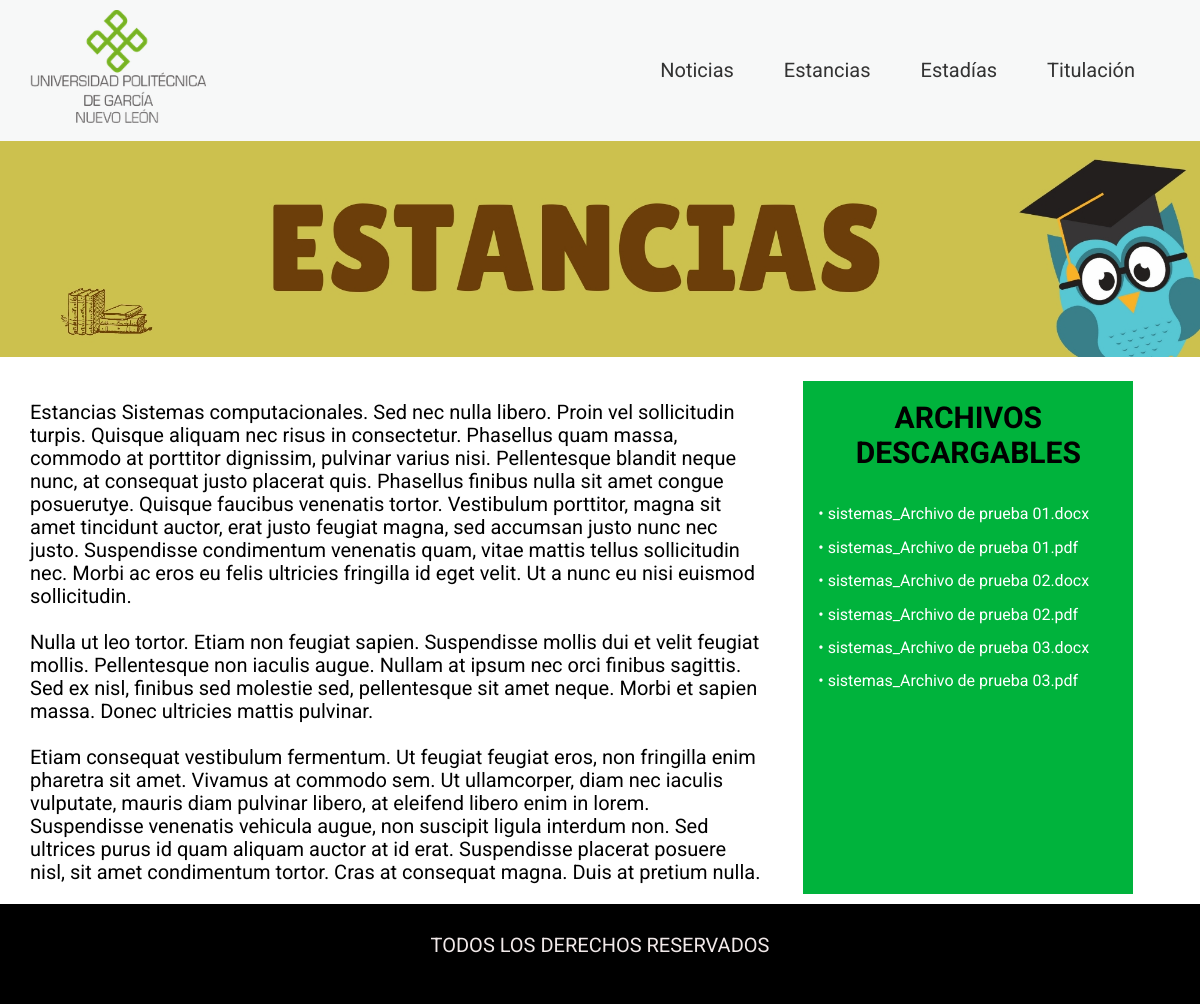
The app's page /portalCoordinadoresUPG/seccion.php?carrera=sistemas&seccion=estancias with its own data.
### tables this page shows
CREATE TABLE `secciones` (
  `id` int(11) DEFAULT NULL,
  `carrera` varchar(100) DEFAULT NULL,
  `seccion` varchar(100) DEFAULT NULL,
  `imagen` varchar(200) DEFAULT NULL,
  `texto` longtext,
  `archivo` text
);

### portalCoordinadoresUPG/seccion.php (the view, shortened to what this page needs)
<?php
    $carrera = $_GET['carrera'];
    $seccion = $_GET['seccion'];
    $db = conectarDB();
    $query = "SELECT * FROM secciones WHERE carrera = '${carrera}' AND seccion = '${seccion}';";
    $resultado = mysqli_query($db, $query);
    $pagina = mysqli_fetch_assoc($resultado);
    $archivosIndividuales = explode(",", $pagina['archivo']);
?>
<!DOCTYPE html>
<html lang="en">
<head>
    <link rel="stylesheet" href="build/css/app.css">
</head>
<body>
<?php require 'includes/templates/header.php';?>
<img src="imagenes/principal-<?php echo $seccion . '.jpg';?>" alt="Banner Principal">
    <section class="seccion-secciones">
        <div class="contenedor contenido-secciones">
            <div class="textos-seccion">
                <p class="texto-seccion"><?php echo str_replace("\n", "<br>", $pagina['texto']); ?></p>
            </div>
            <div class="archivos">
                <h3 class="titulo-archivos">Archivos Descargables</h3>
                <?php if($pagina['archivo']) :?>
                    <?php foreach ($archivosIndividuales as $arch => $archi): ?>
                        <a class="link-archivos" target="_blank" href="archivos/<?php echo $archi;?>">&#8226; <?php echo $archi;?></a>
                    <?php endforeach;?>
                <?php endif;?>
            </div>
        </div>
    </section>
    <?php include 'includes/templates/footer.php'; ?>
</body>
</html>

### portalCoordinadoresUPG/build/css/app.css (style rules this page uses)
html { line-height: 1.15; -webkit-text-size-adjust: 100%; }
body { margin: 0; }
a { background-color: transparent; }
img { border-style: none; }
html { font-size: 62.5%; box-sizing: border-box; scroll-behavior: smooth; }
*, *:before, *:after { box-sizing: inherit; }
body { font-family: "Roboto", sans-serif; font-size: 1.6rem; }
p { font-size: 2rem; color: #000; }
.contenedor { max-width: 120rem; width: 95%; margin: 0 auto; }
a { text-decoration: none; }
img { max-width: 100%; }
h1, h2, h3 { margin: 0; }
h3 { font-size: 3rem; text-align: center; }
.contenido-secciones { padding-top: 2rem; }
@media (min-width: 768px) { .contenido-secciones { display: grid; gap: 2rem; grid-template-columns: repeat(3, 1fr); } }
@media (min-width: 768px) { .contenido-secciones .textos-seccion { padding-right: 2rem; grid-column: 1/3; } }
.contenido-secciones .archivos { display: block; min-height: 30rem; background-color: #00b33c; padding-bottom: 3rem; margin-bottom: 1rem; }
@media (min-width: 768px) { .contenido-secciones .archivos { max-width: 90%; } }
.contenido-secciones .titulo-archivos { text-transform: uppercase; padding: 2rem 0; }
.contenido-secciones .link-archivos { display: block; padding: 1.5rem 0 0 1.5rem; color: #FFF; }

### records on screen
secciones: texto "Estancias Sistemas computacionales. Sed nec nulla libero. Proin vel sollicitudin turpis. Quisque aliquam nec risus in consectetur. Phasellus quam massa, commodo at porttitor dignissim, pulvinar varius nisi. Pellentesque blandit neque nunc, at consequat justo placerat quis. Phasellus finibus nulla sit amet congue posuerutye. Quisque faucibus venenatis tortor. Vestibulum porttitor, magna sit amet tincidunt auctor, erat justo feugiat magna, sed accumsan justo nunc nec justo. Suspendisse condimentum venenatis quam, vitae mattis tellus sollicitudin nec. Morbi ac eros eu felis ultricies fringilla id eget velit. Ut a nunc eu nisi euismod sollicitudin. Nulla ut leo tortor. Etiam non feugiat sapien.…", archivo "sistemas_Archivo de prueba 01.docx", archivo "sistemas_Archivo de prueba 01.pdf", archivo "sistemas_Archivo de prueba 02.docx", archivo "sistemas_Archivo de prueba 02.pdf", archivo "sistemas_Archivo de prueba 03.docx", archivo "sistemas_Archivo de prueba 03.pdf"
